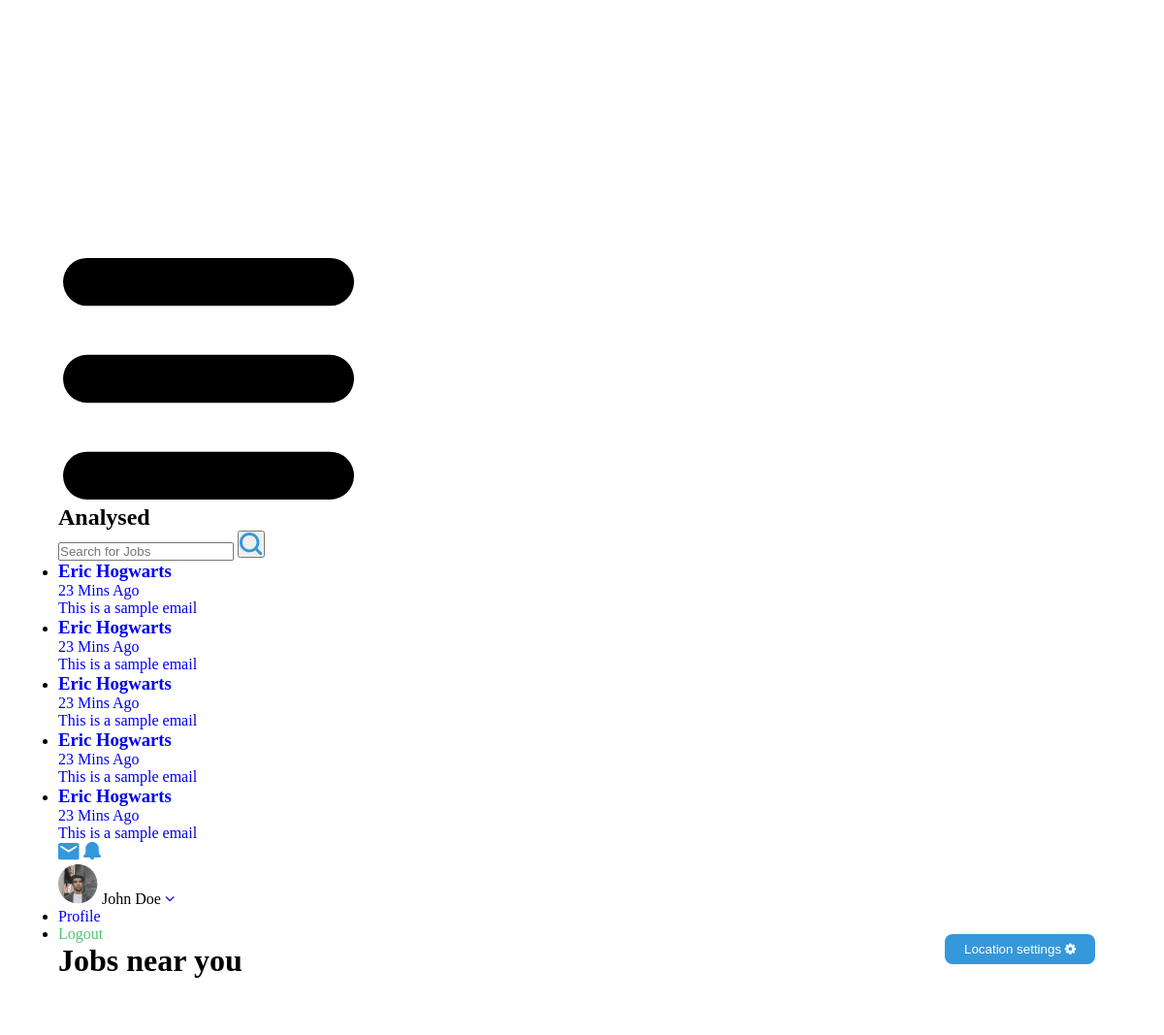
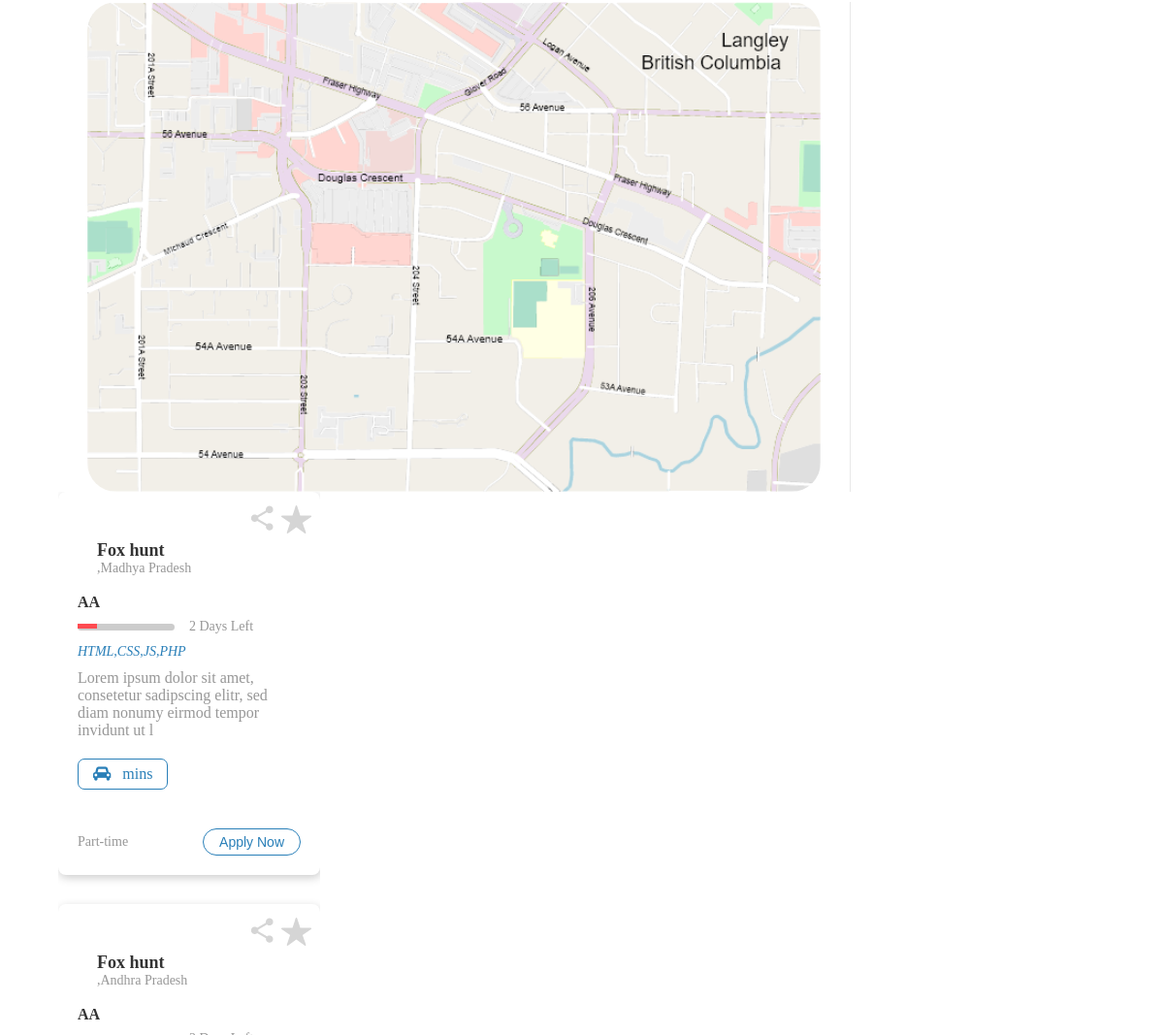
The app's page /jobsNearYou.php with its own data (2 pictures, top to bottom).
### tables this page shows
CREATE TABLE `joblistings` (
  `job_id` int(255) NOT NULL,
  `recruiter_id` int(255) NOT NULL,
  `job_description` varchar(50) NOT NULL,
  `logo` varchar(50) NOT NULL,
  `position` varchar(50) NOT NULL,
  `industry` varchar(50) NOT NULL,
  `job_type` varchar(50) NOT NULL,
  `client_company` varchar(50) NOT NULL,
  `contact_client_company` varchar(50) NOT NULL,
  `business_dev_manager` varchar(50) NOT NULL,
  `status` varchar(50) NOT NULL,
  `priority` varchar(50) NOT NULL,
  `job_reference_number` varchar(50) NOT NULL,
  `designation` varchar(100) NOT NULL,
  `recruiters_name` varchar(100) NOT NULL,
  `openings` varchar(20) NOT NULL,
  `start_date` date NOT NULL,
  `end_date` date NOT NULL,
  `country` varchar(50) NOT NULL,
  `state` varchar(50) NOT NULL,
  `district` varchar(50) NOT NULL,
  `starting_time` time(5) NOT NULL,
  `ending_time` time(5) NOT NULL,
  `client_margin` varchar(50) NOT NULL,
  `advert_contact_name` varchar(50) NOT NULL,
  `advert_contact_no` varchar(10) NOT NULL,
  `skills` varchar(100) NOT NULL,
  `qualification` varchar(100) NOT NULL,
  `eligibility_criteria` varchar(100) NOT NULL,
  `required_experience` varchar(50) NOT NULL,
  `relevant_experience` varchar(100) NOT NULL,
  `irrelevant_experience` varchar(100) NOT NULL,
  `roles_and_opportunity` varchar(100) NOT NULL,
  `growth_opportunity` varchar(100) NOT NULL,
  `learning_opportunity` varchar(100) NOT NULL,
  `emp_endorsement` varchar(100) NOT NULL,
  `emp_benefits` varchar(100) NOT NULL,
  `reputation_of_org` varchar(100) NOT NULL,
  `advert_job_description` varchar(100) NOT NULL,
  `workspace_view` varchar(50) NOT NULL,
  `transportation` varchar(50) NOT NULL,
  `package_type` varchar(50) NOT NULL,
  `package_duration` varchar(50) NOT NULL,
  `package` bigint(50) NOT NULL,
  `bill_rate` int(50) NOT NULL,
  `markup` int(50) NOT NULL,
  `days_on` varchar(50) NOT NULL,
  `days_off` varchar(50) NOT NULL,
  `shift_pattern` varchar(50) NOT NULL,
  `added_on` date NOT NULL,
  `company` varchar(50) NOT NULL
);

### jobsNearYou.php (the view, shortened to what this page needs)
<link rel="stylesheet" href="./css/jobsNearYou.css">
<?php include ('include/header.php') ?>
<div class="container">
    <div class="small_container ekam-position-relative-2">
        <div class="heading_dash">
            <h1 class="mainHeadingDash">Jobs near you</h1>
        </div>
        <div class="row-ekam-flex-JobsNearYou">
            <button class="locationsettings-button-jobsNearYou">
                Location settings <i class="fa fa-cog" aria-hidden="true"></i>
            </button>
            <div class="map-section-jobsNearYou">
                <img src="./img/map.png" alt="" class="map-image-section-jobsNearYou">
            </div>
            <div class="cards-section-jobsNearYou">
              <?php
              $flag=0;
              if($flag == 0)
              {
                  $sql="select * from joblistings";
              }
                $res=mysqli_query($conn,$sql);
                if($res == TRUE)
                {
                    $count=mysqli_num_rows($res);
                    if($count > 0)
                    {
                        while($row=mysqli_fetch_assoc($res))
                        {
                     ?>
                <div class="cardItem-section-jobsNearYou">
                    <div class="shareIcons-div-jobsNearYou">
                        <a href="#" class="link-shareButton-jobsNearYou">
                            <img src="./img/share-icon.png" alt="" class="shareButton-jobsNearYou">
                        </a>
                        <a href="#" class="link-starButton-jobsNearYou">
                            <img src="./img/star-icon.png" alt="" class="starButton-jobsNearYou">
                        </a>
                    </div>
                    <section class="cardItem-heading-info">
                        <span>
                            <h4><?php echo $row['client_company'] ; ?></h4>
                            <p><?php echo $row['location'] ; ?>,<?php echo $row['state'] ; ?></p>
                        </span>
                    </section>
                    <p class="designation-cardItem-jobsNearYou"><?php echo $row['designation'] ; ?></p>
                    <section class="duration-cardItem-jobsNearYou">
                        <span></span>
                        <p>2 Days Left</p>
                    </section>
                    <span class="skills-cardItem-jobsNearYou"><?php echo $row['skills'] ; ?></span>
                    <p class="jobs-description-cardItem-jobsNearYou">
                        <?php echo $row['advert_job_description'] ; ?>
                    </p>
                    <p class="timeTaken-cardItem-jobsNearYou"> <i class="fa fa-car" aria-hidden="true"></i> &nbsp;<?php echo $row['radius'] ; ?> mins</p>
                    <section class="row-ekam-flex-JobsNearYou fulltime-applynow-cardItem-jobsNearYou">
                        <span><?php echo $row['job_type'] ; ?></span>
                        <button class="applyNow-cardsItem-jobsNearYou">Apply Now</button>
                    </section>
                </div>
              <?php }}}?>
            </div>
        </div>
        </div>
    </div>

### css/jobsNearYou.css (style rules this page uses)
.row-ekam-flex-JobsNearYou { display:flex; flex-wrap: wrap; width: 100%; align-items: flex-start; justify-content: space-between; margin-top: 60px; position: relative; z-index: 1; }
.locationsettings-button-jobsNearYou { position: absolute; top: -10%; right: 1%; border: none; outline: none; background: #3598DB; color: white; padding: 8px 20px; border-radius: 8px; cursor: pointer; z-index: 1; }
.map-section-jobsNearYou { flex-basis: 70%; border-right: 1px solid #e8e8e8; padding: 0px 30px; }
.map-section-jobsNearYou img { max-width:100%; width: 100%; border-radius: 30px; }
.cards-section-jobsNearYou { flex-basis: 20%; height: 70vh; overflow: hidden; overflow-y:scroll; -ms-overflow-style: none; scrollbar-width: none; }
.cardItem-section-jobsNearYou { position: relative; padding: 20px; box-shadow: 1px 3px 10px #00000033; border-radius: 8px; opacity: 1; margin-bottom: 30px; }
.shareIcons-div-jobsNearYou { position: absolute; top: 3%; right: 3%; }
.cardItem-heading-info { display: flex; align-items: center; width: 100%; margin-top: 30px; }
.cardItem-heading-info span { margin-left: 20px; }
.cardItem-heading-info span h4 { color: #333333; font-size: 18px; }
.cardItem-heading-info span p { color: #979797; font-size: 14px; }
.designation-cardItem-jobsNearYou { margin: 18px 0px 8px 0px; text-transform: uppercase; color: #333333; font-weight: bold; }
.duration-cardItem-jobsNearYou { display: flex; align-items: center; margin-bottom: 8px; }
.duration-cardItem-jobsNearYou span { background-color: #00000033; width: 100px; height: 7px; border-radius: 7px; position: relative; display: inline-block; margin-right: 15px; }
.duration-cardItem-jobsNearYou span::before { content:""; position: absolute; top: 0; left: 0; width: 20px; height: 5px; background-color: #FE4B51; }
.duration-cardItem-jobsNearYou p { color: #979797; font-size: 14px; }
.jobs-description-cardItem-jobsNearYou { color: #979797; margin-bottom: 8px; }
.timeTaken-cardItem-jobsNearYou { display: inline-block; border: 1px solid #297FB8; color: #297FB8; padding: 6px 15px; border-radius: 7px; margin-top: 12px; }
.row-ekam-flex-JobsNearYou.fulltime-applynow-cardItem-jobsNearYou { margin-top:40px ; align-items: center; }
.row-ekam-flex-JobsNearYou.fulltime-applynow-cardItem-jobsNearYou span { color: #979797; font-size: 14px; }
.applyNow-cardsItem-jobsNearYou { border: 1px solid #297FB8; color: #297FB8; outline: none; background-color: #fff; padding: 5px 16px; border-radius: 20px; font-size: 14px; cursor: pointer; }
.skills-cardItem-jobsNearYou { display: block; color: #297FB8; font-style: italic; margin: 10px 0px; font-size: 14px; }
@media screen and (max-width:1300px) { .cards-section-jobsNearYou { flex-basis: 25%; } }

### signup/forgot-password/css/index.css (style rules this page uses)
a { text-decoration: none; }
.container { padding: 0px 50px; max-width: 90vw; margin: 0px auto; }

### records on screen
joblistings: client_company "Fox hunt", state "Madhya Pradesh", designation "AA", skills "HTML,CSS,JS,PHP", advert_job_description "Lorem ipsum dolor sit amet, consetetur sadipscing elitr, sed diam nonumy eirmod tempor invidunt ut l", job_type "Part-time"
joblistings: client_company "Fox hunt", state "Andhra Pradesh", designation "AA"
